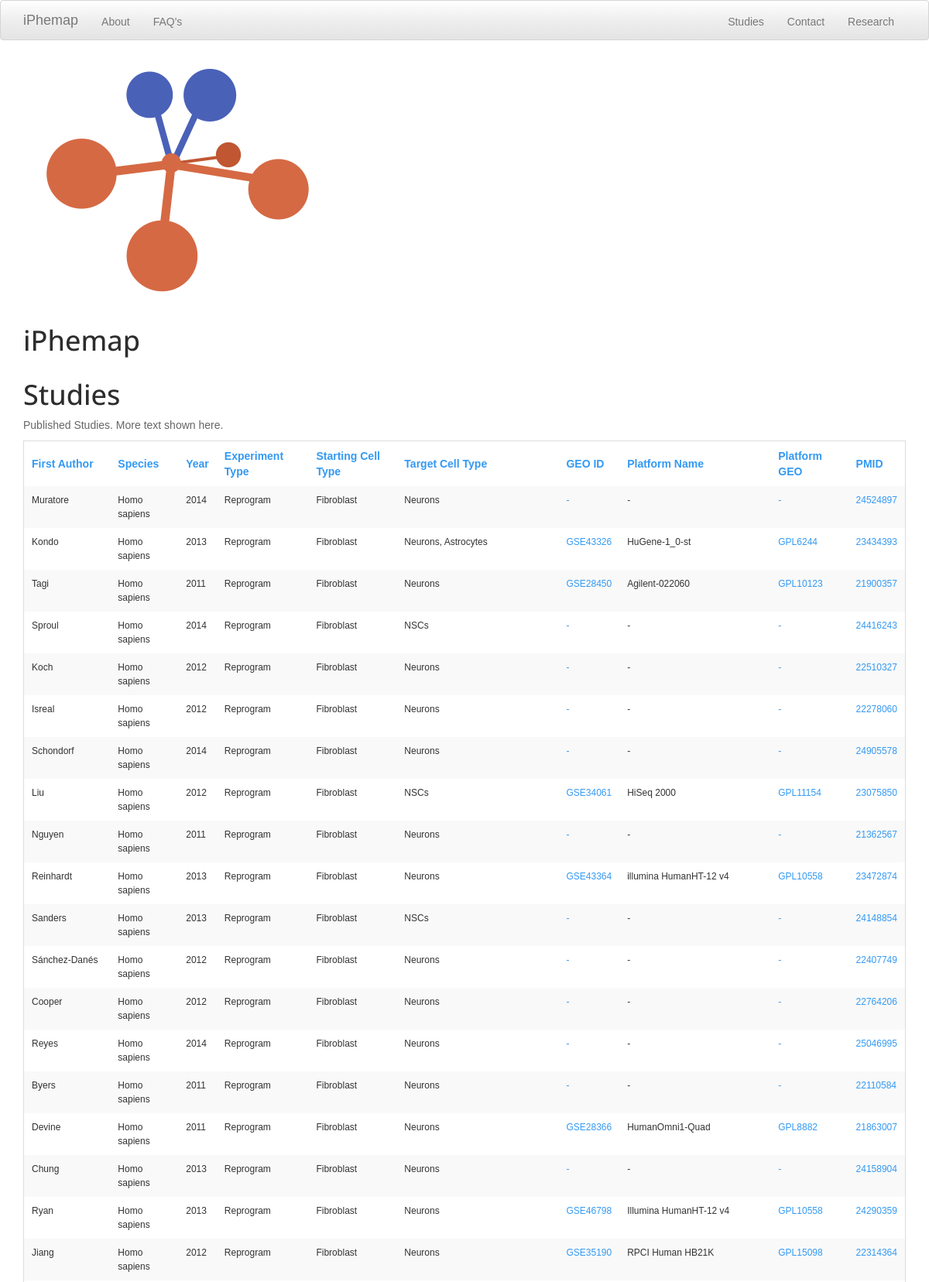
The page /studies?sort=species (upper part) on the database its author committed.
### ipscdb/models.py (models this page shows, shortened)
class Study(models.Model):
	first_author 		= models.CharField(max_length=1000)
	species 			= models.CharField(max_length=1000)
	year 				= models.IntegerField(default=0)
	experiment_type 	= models.CharField(max_length=1000)
	starting_cell_type 	= models.CharField(max_length=1000)
	target_cell_type 	= models.CharField(max_length=1000)
	geoid 				= models.CharField(max_length=1000)
	platform_name 		= models.CharField(max_length=1000)
	platform_geo_id 	= models.CharField(max_length=1000)
	pmid 				= models.IntegerField(default=0)
	geoid_link 			= models.CharField(max_length=2000, default='')
	platform_geoid_link = models.CharField(max_length=2000, default='')
	class Meta:
		ordering = ('year',)

### ipscdb/views.py (the view)
# urls.py: url(r'^studies$', views.studies),
def studies(request):
    pmid = request.GET.get('pmid', 0)
    sort_mode = request.GET.get('sort', '')
    studies = Study.objects.all()
    if sort_mode:
        try:
            studies = studies.order_by(sort_mode)
        except: pass
    return render_to_response('ipscdb/studies.html', {
        'studies' : studies,
        'selected_pmid' : int(pmid)
        }, context_instance=RequestContext(request))

### ipscdb/templates/ipscdb/studies.html
{% extends "ipscdb/default.html" %}
{% block content %}
<h1>Studies</h1>
<p>Published Studies. More text shown here.</p>
<div>
  <table class="responsive">
    <tr>
      <th><a href="studies?sort=first_author">First Author</a></th>
      <th><a href="studies?sort=species">Species</a></th>
      <th><a href="studies?sort=year">Year</a></th>
      <th><a href="studies?sort=experiment_type">Experiment Type</a></th>
      <th><a href="studies?sort=starting_cell_type">Starting Cell Type</a></th>
      <th><a href="studies?sort=target_cell_type">Target Cell Type</a></th>
      <th><a href="studies?sort=geoid">GEO ID</a></th>
      <th><a href="studies?sort=platform_name">Platform Name</a></th>
      <th><a href="studies?sort=platform_geo_id">Platform GEO</a></th>
      <th><a href="studies?sort=pmid">PMID</a></th>
    </tr>
    {% for study in studies %}
    {% if study.pmid == selected_pmid %}
    <tr style="border: 3px solid #000;" id="{{ study.pmid }}">
    {% else %}
    <tr id="{{ study.pmid }}">
    {% endif %}
      <td>{{ study.first_author }}</td>
      <td>{{ study.species }}</td>
      <td>{{ study.year }}</td>
      <td>{{ study.experiment_type }}</td>
      <td>{{ study.starting_cell_type }}</td>
      <td>{{ study.target_cell_type }}</td>
      <td><a href="{{ study.geoid_link }}">{{ study.geoid }}</a></td>
      <td>{{ study.platform_name }}</td>
      <td><a href="{{ study.platform_geoid_link }}">{{ study.platform_geo_id }}</a></td>
      <td><a href="http://www.ncbi.nlm.nih.gov/pubmed/?term={{ study.pmid }}">{{ study.pmid }}</a></td>
    </tr>
    {% endfor %}
  </table>
</div>
{% endblock %}

### ipscdb/static/css/main.css (style rules this page uses)
body { background: #fff; font-family: Arial; }

### ipscdb/static/css/responsive-tables.css (style rules this page uses)
table th { font-weight: bold; }
table td,table th { padding: 9px 10px; text-align: left; }
table { border-collapse: collapse; border-spacing: 0; }
table { background: #fff; -moz-border-radius: 3px; -webkit-border-radius: 3px; border-radius: 3px; margin: 0 0 18px; border: 1px solid #ddd; }
table thead tr th,table tfoot tr th,table tbody tr td,table tr td,table tfoot tr td { font-size: 12px; line-height: 18px; text-align: left; }
table tbody tr:nth-child(even) { background: #f9f9f9; }
table tbody tr td { color: #333; padding: 9px 10px; vertical-align: top; border: none; }

### rows shown on the page
Study: first_author "Muratore", species "Homo sapiens", year "2014", experiment_type "Reprogram", starting_cell_type "Fibroblast", target_cell_type "Neurons", geoid "-", platform_name "-", platform_geo_id "-", pmid "24524897"
Study: first_author "Kondo", species "Homo sapiens", year "2013", experiment_type "Reprogram", starting_cell_type "Fibroblast", target_cell_type "Neurons, Astrocytes", geoid "GSE43326", platform_name "HuGene-1_0-st", platform_geo_id "GPL6244", pmid "23434393"
Study: first_author "Tagi", species "Homo sapiens", year "2011", experiment_type "Reprogram", starting_cell_type "Fibroblast", target_cell_type "Neurons", geoid "GSE28450", platform_name "Agilent-022060", platform_geo_id "GPL10123", pmid "21900357"
Study: first_author "Sproul", species "Homo sapiens", year "2014", experiment_type "Reprogram", starting_cell_type "Fibroblast", target_cell_type "NSCs", geoid "-", platform_name "-", platform_geo_id "-", pmid "24416243"
Study: first_author "Koch", species "Homo sapiens", year "2012", experiment_type "Reprogram", starting_cell_type "Fibroblast", target_cell_type "Neurons", geoid "-", platform_name "-", platform_geo_id "-", pmid "22510327"
Study: first_author "Isreal", species "Homo sapiens", year "2012", experiment_type "Reprogram", starting_cell_type "Fibroblast", target_cell_type "Neurons", geoid "-", platform_name "-", platform_geo_id "-", pmid "22278060"
Study: first_author "Schondorf", species "Homo sapiens", year "2014", experiment_type "Reprogram", starting_cell_type "Fibroblast", target_cell_type "Neurons", geoid "-", platform_name "-", platform_geo_id "-", pmid "24905578"
Study: first_author "Liu", species "Homo sapiens", year "2012", experiment_type "Reprogram", starting_cell_type "Fibroblast", target_cell_type "NSCs", geoid "GSE34061", platform_name "HiSeq 2000", platform_geo_id "GPL11154", pmid "23075850"
Study: first_author "Nguyen", species "Homo sapiens", year "2011", experiment_type "Reprogram", starting_cell_type "Fibroblast", target_cell_type "Neurons", geoid "-", platform_name "-", platform_geo_id "-", pmid "21362567"
Study: first_author "Reinhardt", species "Homo sapiens", year "2013", experiment_type "Reprogram", starting_cell_type "Fibroblast", target_cell_type "Neurons", geoid "GSE43364", platform_name "illumina HumanHT-12 v4", platform_geo_id "GPL10558", pmid "23472874"
Study: first_author "Sanders", species "Homo sapiens", year "2013", experiment_type "Reprogram", starting_cell_type "Fibroblast", target_cell_type "NSCs", geoid "-", platform_name "-", platform_geo_id "-", pmid "24148854"
Study: first_author "Sánchez-Danés", species "Homo sapiens", year "2012", experiment_type "Reprogram", starting_cell_type "Fibroblast", target_cell_type "Neurons", geoid "-", platform_name "-", platform_geo_id "-", pmid "22407749"
Study: first_author "Cooper", species "Homo sapiens", year "2012", experiment_type "Reprogram", starting_cell_type "Fibroblast", target_cell_type "Neurons", geoid "-", platform_name "-", platform_geo_id "-", pmid "22764206"
Study: first_author "Reyes", species "Homo sapiens", year "2014", experiment_type "Reprogram", starting_cell_type "Fibroblast", target_cell_type "Neurons", geoid "-", platform_name "-", platform_geo_id "-", pmid "25046995"
Study: first_author "Byers", species "Homo sapiens", year "2011", experiment_type "Reprogram", starting_cell_type "Fibroblast", target_cell_type "Neurons", geoid "-", platform_name "-", platform_geo_id "-", pmid "22110584"
Study: first_author "Devine", species "Homo sapiens", year "2011", experiment_type "Reprogram", starting_cell_type "Fibroblast", target_cell_type "Neurons", geoid "GSE28366", platform_name "HumanOmni1-Quad", platform_geo_id "GPL8882", pmid "21863007"
Study: first_author "Chung", species "Homo sapiens", year "2013", experiment_type "Reprogram", starting_cell_type "Fibroblast", target_cell_type "Neurons", geoid "-", platform_name "-", platform_geo_id "-", pmid "24158904"
Study: first_author "Ryan", species "Homo sapiens", year "2013", experiment_type "Reprogram", starting_cell_type "Fibroblast", target_cell_type "Neurons", geoid "GSE46798", platform_name "Illumina HumanHT-12 v4", platform_geo_id "GPL10558", pmid "24290359"
Study: first_author "Jiang", species "Homo sapiens", year "2012", experiment_type "Reprogram", starting_cell_type "Fibroblast", target_cell_type "Neurons", geoid "GSE35190", platform_name "RPCI Human HB21K", platform_geo_id "GPL15098", pmid "22314364"
